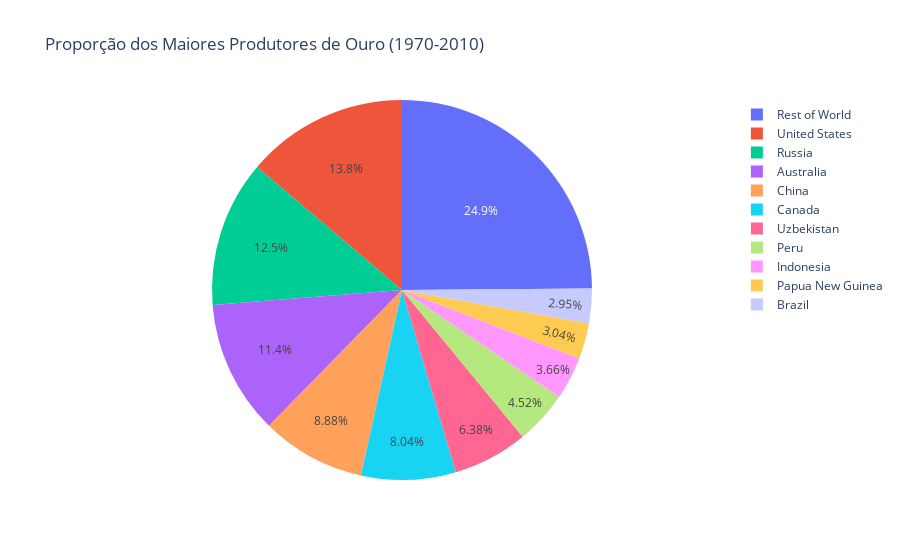

This figure's notebook cell:
### Markdown cell above
#### Histograma, Pizza e Serie Temporal com `Plotly`

### Code cell
import plotly.express as px

## pie Chart
pie_fig = px.pie(df_ranked[1:], values='Gold Production', names='Entity', title=f'Proporção dos Maiores Produtores de Ouro ({start_date}-{end_date})')
pie_fig

### Figure 1 — Plotly figure (JSON) as saved in the notebook; plotly's stock layout.template omitted (floating-point values rounded to 4 significant figures)
{"data": [{"domain": {"x": [0, 1], "y": [0, 1]}, "hovertemplate": "Entity=%{label}<br>Gold Production=%{value}<extra></extra>", "labels": ["United States", "Russia", "Australia", "China", "Canada", "Uzbekistan", "Peru", "Indonesia", "Papua New Guinea", "Brazil", "Rest of World"], "legendgroup": "", "name": "", "showlegend": true, "type": "pie", "values": [7684, 6931, 6348, 4941, 4474, 3552, 2517, 2039, 1693, 1644, 13842]}], "layout": {"legend": {"tracegroupgap": 0}, "title": {"text": "Proporção dos Maiores Produtores de Ouro (1970-2010)"}}}
